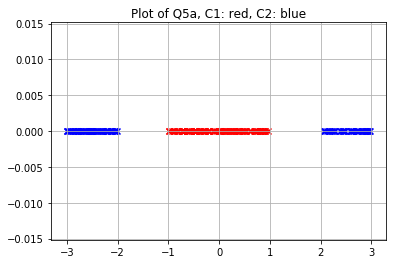

Python code for this plot:
# -*- coding: utf-8 -*-
"""
Created on Sun Jun  7 15:56:45 2020
Q5a of E0-270 assignment
@author: Jayabrata
"""
import numpy as np
import matplotlib.pyplot as plt

no_samples = 100 # have to change here to 100
x11x12_min = [-1, 0]
x11x12_max = [1, 0]
C1 = np.random.uniform(low = x11x12_min, high = x11x12_max, size = (no_samples,2))
#print(C1) 
no_samples2 = round(np.random.uniform(low = 0, high = 100))
print("no_samples2: ",no_samples2)

x2x2_min = [-3, 0]
x2x2_max = [-2, 0]  
C21 = np.random.uniform(low = x2x2_min, high = x2x2_max, size = (no_samples2,2))
#print(len(C21))
x21x22_min = [2, 0]
x21x22_max = [3, 0]  
C22 = np.random.uniform(low = x21x22_min, high = x21x22_max, size = ((100-no_samples2),2)) 
#print(C22)
C2 = np.concatenate((C21,C22))

## Plotting data
plt.scatter(C1[:,0], C1[:,1], c='red', marker ='x')
plt.scatter(C2[:,0], C2[:,1], c='blue', marker = 'x')
plt.title("Plot of Q5a, C1: red, C2: blue")
plt.grid(True)
plt.show()
 
